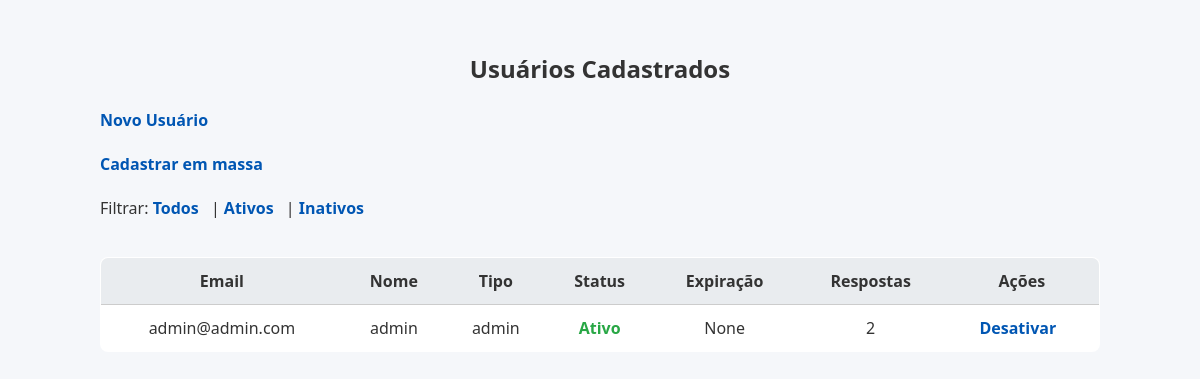
The page /admin/usuarios (signed in) on the database as committed earlier.
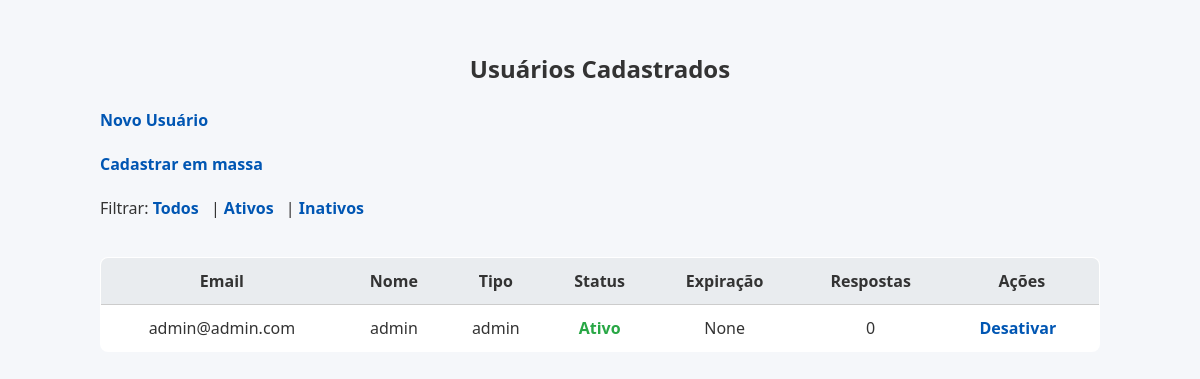
The same page on the database as committed later.
### tables this page shows
CREATE TABLE usuarios (
                        id INTEGER PRIMARY KEY AUTOINCREMENT,
                        email TEXT UNIQUE NOT NULL,
                        nome TEXT NOT NULL,
                        senha TEXT NOT NULL,
                        telefone TEXT NOT NULL,
                        tipo TEXT DEFAULT 'normal',
                        ativo INTEGER DEFAULT 1,
                        data_expiracao TEXT
                  );

### app/routes/admin.py (the view)
    @app.route('/admin/usuarios')
    def listar_usuarios():
        if session.get('tipo') != 'admin':
            return redirect('/login')
        filtro = request.args.get('filtro', 'todos')  # ativos, inativos, todos
        query = """
            SELECT u.id, u.email,u.nome, u.tipo, u.ativo, u.data_expiracao, COUNT(r.id)
            FROM usuarios u
            LEFT JOIN formularios f ON f.user_id = u.id
            LEFT JOIN respostas r ON r.formulario_id = f.id
        """
        cond = []
        if filtro == 'ativos':
            query += " WHERE u.ativo=1"
        elif filtro == 'inativos':
            query += " WHERE u.ativo=0"
        query += " GROUP BY u.id ORDER BY u.email"
        with sqlite3.connect('db.sqlite3') as conn:
            usuarios = conn.execute(query).fetchall()
        return render_template('usuarios_admin.html', usuarios=usuarios, filtro=filtro)

### app/templates/usuarios_admin.html (shortened to what this page needs)
<!DOCTYPE html>
<html lang="pt-BR">
<head>
  <link rel="stylesheet" href="{{ url_for('static', filename='usuarios.css') }}">
</head>
<body>
  <div class="container">
    <h2>Usuários Cadastrados</h2>
    <a href="/admin/cadastrar">Novo Usuário</a><br><br>
    <a href="/admin/cadastrar-em-massa">Cadastrar em massa</a><br><br>
    Filtrar:
    <a href="/admin/usuarios?filtro=todos">Todos</a> |
    <a href="/admin/usuarios?filtro=ativos">Ativos</a> |
    <a href="/admin/usuarios?filtro=inativos">Inativos</a><br><br>
    <table>
      <thead>
        <tr>
          <th>Email</th>
          <th>Nome</th>
          <th>Tipo</th>
          <th>Status</th>
          <th>Expiração</th>
          <th>Respostas</th>
          <th>Ações</th>
        </tr>
      </thead>
      <tbody>
        {% for u in usuarios %}
        <tr>
          <td data-label="Email">{{ u[1] }}</td>
          <td data-label="Nome">{{ u[2] }}</td>
          <td data-label="Tipo">{{ u[3] }}</td>
          <td data-label="Status" class="status-{{ 'ativo' if u[4] == 1 else 'inativo' }}">
            {{ 'Ativo' if u[4] == 1 else 'Inativo' }}
          </td>
          <td data-label="Expiração">{{ u[5] }}</td>
          <td data-label="Respostas">{{ u[6] }}</td>
          <td data-label="Ações">
            <a href="/admin/usuario/{{ u[0] }}/toggle">
              {{ 'Desativar' if u[4] == 1 else 'Ativar' }}
            </a>
          </td>
        </tr>
        {% endfor %}
      </tbody>
    </table>
  </div>
</body>
</html>

Rows that differ between the two databases and show on the page:
changed usuarios "admin@admin.com": u "2" → "0"
